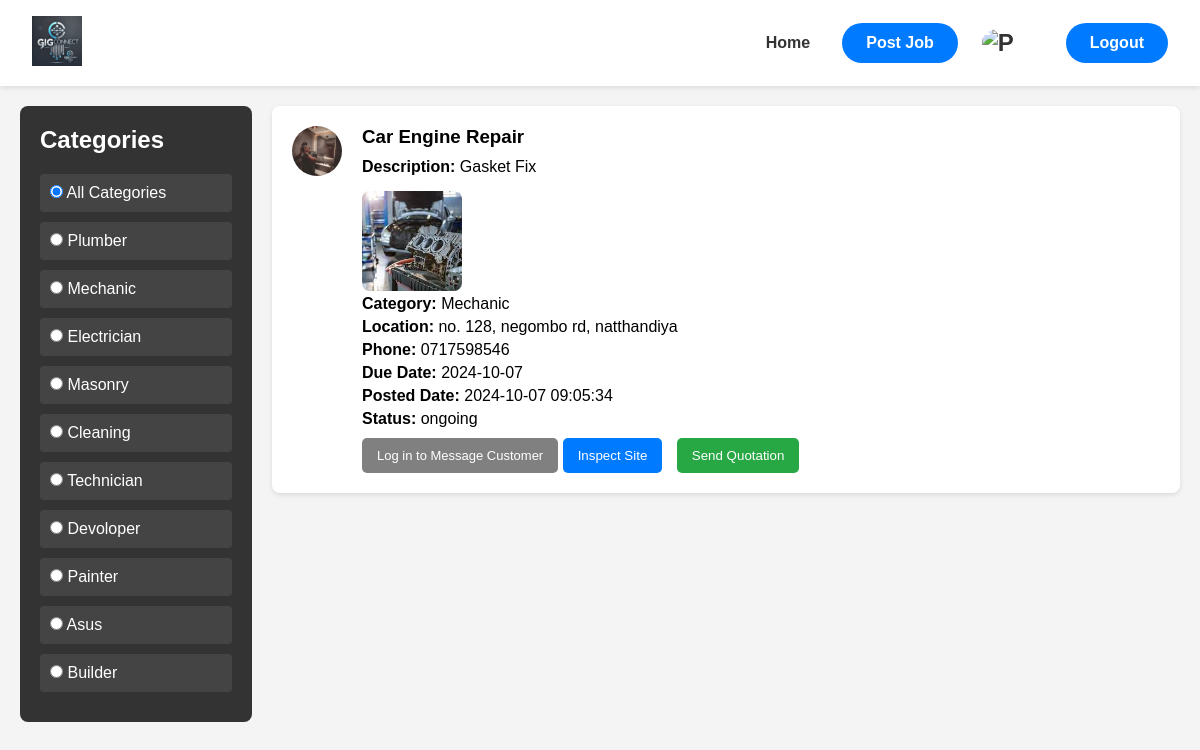
The app's page /view_jobs.php, older data.
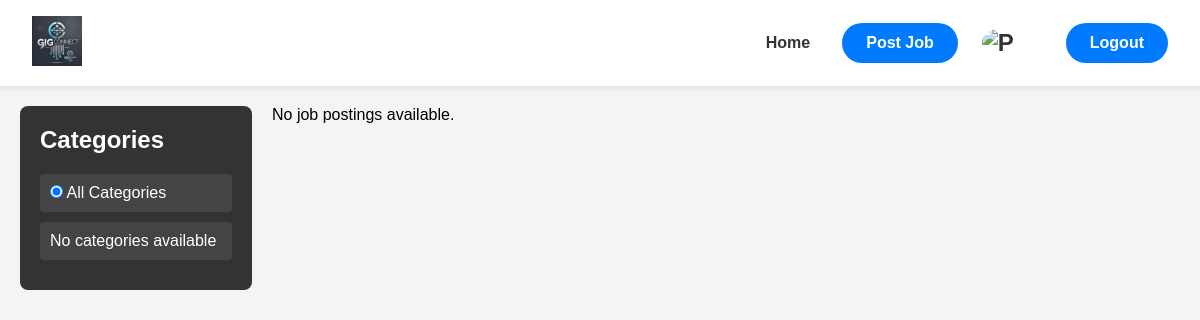
The same page, newer data.
### tables this page shows
CREATE TABLE `categories` (
  `id` int(11) NOT NULL,
  `category_name` varchar(100) DEFAULT NULL
);

CREATE TABLE `jobs` (
  `id` int(11) NOT NULL,
  `title` varchar(255) DEFAULT NULL,
  `description` text DEFAULT NULL,
  `image` varchar(255) NOT NULL,
  `user_id` int(11) NOT NULL,
  `category_id` int(11) NOT NULL,
  `location` varchar(255) DEFAULT NULL,
  `phone` varchar(10) DEFAULT NULL,
  `due_date` date NOT NULL,
  `posted_date` datetime NOT NULL,
  `status` enum('active','ongoing','done','') NOT NULL DEFAULT 'active'
);

CREATE TABLE `users` (
  `id` int(10) UNSIGNED NOT NULL,
  `name` varchar(255) NOT NULL,
  `username` varchar(100) NOT NULL,
  `email` varchar(255) NOT NULL,
  `phone` varchar(20) NOT NULL,
  `password` varchar(255) NOT NULL,
  `usertype` varchar(255) NOT NULL,
  `created_at` timestamp NOT NULL DEFAULT current_timestamp(),
  `updated_at` timestamp NOT NULL DEFAULT current_timestamp() ON UPDATE current_timestamp(),
  `degrees` varchar(255) NOT NULL,
  `profile_picture` varchar(255) NOT NULL
);

### view_jobs.php (the view, shortened to what the changed rows need)
<?php
if (isset($_SESSION['contractor_id'])) {
    $contractor_id = $_SESSION['contractor_id'];
    $contractor_name = $_SESSION['contractor_name'];
    $email = $_SESSION['email'];
} else {
    $contractor_id = "Guest";
}
include 'db.php';
$categories = $conn->query("SELECT id, category_name FROM categories");
$categoryFilter = isset($_GET['category']) ? $_GET['category'] : '';
$categoryCondition = $categoryFilter ? "WHERE j.category_id = '$categoryFilter'" : '';
$jobsQuery = "SELECT j.*, c.category_name, u.profile_picture
              FROM jobs j
              JOIN categories c ON j.category_id = c.id
              JOIN users u ON j.user_id = u.id
              $categoryCondition
              ORDER BY j.posted_date DESC";
$jobs = $conn->query($jobsQuery);
?>
<!DOCTYPE html>
<html lang="en">
<head>
    <link rel="stylesheet" href="css/viewjobs.css">
</head>
<body>
    <div class="container">
        <div class="sidebar">
            <h2>Categories</h2>
            <form id="categoryForm" action="" method="GET">
                <ul>
                    <li>
                        <label>
                        </label>
                    </li>
                    <?php if ($categories->num_rows > 0): ?>
                        <?php while ($row = $categories->fetch_assoc()): ?>
                            <li>
                                <label>
                                    <input type="radio" name="category" value="<?php echo htmlspecialchars($row['id']); ?>"
                                           <?php echo ($categoryFilter == $row['id']) ? 'checked' : ''; ?>
                                           onchange="filterJobsByCategory()">
                                    <?php echo htmlspecialchars($row['category_name']); ?>
                                </label>
                            </li>
                        <?php endwhile; ?>
                    <?php else: ?>
                        <li>No categories available</li>
                    <?php endif; ?>
                </ul>
            </form>
        </div>
        <div class="job-listings">
            <?php if ($jobs->num_rows > 0): ?>
                <?php while ($job = $jobs->fetch_assoc()): ?>
                    <div class="job-card">
                        <div class="profile-icon">
                            <a href="view_profile.php?user_id=<?php echo $job['user_id']; ?>&logged_in_user_id=<?php echo $contractor_id; ?>&job_id=<?php echo $job['id']; ?>">
                                <img src="<?php echo htmlspecialchars($job['profile_picture']); ?>" alt="Profile Picture">
                            </a>
                        </div>
                        <div class="job-details">
                            <h3><?php echo htmlspecialchars($job['title']); ?></h3>
                            <p><strong>Description:</strong> <?php echo htmlspecialchars($job['description']); ?></p>
                            <img src="<?php echo htmlspecialchars($job['image']); ?>" alt="Job Image" class="job-image">
                            <p><strong>Category:</strong> <?php echo htmlspecialchars($job['category_name']); ?></p>
                            <p><strong>Location:</strong> <?php echo htmlspecialchars($job['location']); ?></p>
                            <p><strong>Phone:</strong> <?php echo htmlspecialchars($job['phone']); ?></p>
                            <p><strong>Due Date:</strong> <?php echo htmlspecialchars($job['due_date']); ?></p>
                            <p><strong>Posted Date:</strong> <?php echo htmlspecialchars($job['posted_date']); ?></p>
                            <p><strong>Status:</strong> <?php echo htmlspecialchars($job['status']); ?></p>
                            <div class="job-buttons">
                                <?php if ($contractor_id != "Guest"): ?>
                                    <a href="chat.php?job_id=<?php echo $job['id']; ?>">
                                        <button class="message-btn" style="background-color: #28a745; color: #fff; padding: 10px 15px; text-decoration: none; border-radius: 5px; font-size: 13px; border: none; font-weight: lighter; transition: background-color 0.3s ease;"
                                        onmouseover="this.style.backgroundColor='#218838'" onmouseout="this.style.backgroundColor='#28a745'">
                                            Message Customer
                                        </button>
                                    </a>
                                <?php else: ?>
                                    <button class="message-btn" disabled style="background-color: gray; color: #fff; padding: 10px 15px; text-decoration: none; border-radius: 5px; font-size: 13px; border: none; font-weight: lighter;">
                                        Log in to Message Customer
                                    </button>
                                <?php endif; ?>
                                <button class="inspect-btn">Inspect Site</button>
                                <button class="quotation-btn" onclick="showUploadForm(<?php echo $job['user_id']; ?>, <?php echo $job['id']; ?>)">Send Quotation</button>
                            </div>
                        </div>
                    </div>
                <?php endwhile; ?>
            <?php else: ?>
                <p>No job postings available.</p>
            <?php endif; ?>
        </div>
    </div>
</body>
</html>

Row changes from the older to the newer data that the page shows:
removed categories: category "☐ Plumber", category_name "Plumber"
removed categories: category "☐ Mechanic", category_name "Mechanic"
removed categories: category "☐ Electrician", category_name "Electrician"
removed categories: category "☐ Masonry", category_name "Masonry"
removed categories: category "☐ Cleaning", category_name "Cleaning"
removed categories: category "☐ Technician", category_name "Technician"
removed categories: category "☐ Devoloper", category_name "Devoloper"
removed categories: category "☐ Painter", category_name "Painter"
removed categories: category "☐ Asus", category_name "Asus"
removed categories: category "☐ Builder", category_name "Builder"
removed jobs: user.profile_picture (picture), title "Car Engine Repair", description "Gasket Fix", image (picture), category.category_name "Mechanic", location "no. 128, negombo rd, natthandiya", phone "0717598546", due_date "2024-10-07", posted_date "2024-10-07 09:05:34", status "ongoing"
Text that changed along with them:
text now shown: "No categories available No job postings available."
